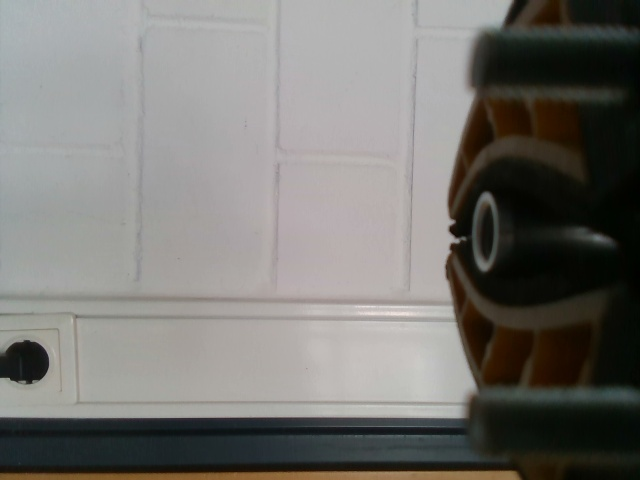
#> input picture mir_perception/mir_grasp_verification/common/data/grasped_axis.jpg, 640 x 480 px
$ python grasp_verifier.py
#> lines starting #> are read from the running program, lines starting #| are printed output that depends on the picture; after the words box and inside, x2 and y2 are one past the last pixel; in counts of white or black regions, pixels touching at a corner belong together
#! /usr/bin/env python

from __future__ import print_function

import numpy as np
import cv2 as cv
import os

TEMPLATE_IMAGE_NAME = 'not_grasped.jpg'
# IMAGE_NAME = 'not_grasped.jpg'
IMAGE_NAME = 'grasped_axis.jpg'
# [15 lines of commented-out code are left out]

CROP_X = 440
CROP_Y = 100
CROP_HEIGHT = 280
# CROP_WIDTH = 200
CROP_WIDTH = 170
BG_REMOVAL_POLYGON = np.array([
        [0, 0],
        [40, 0],
        [5, 90],
        [10, 200],
        [42, CROP_HEIGHT],
        [0, CROP_HEIGHT]
])
HMIN = 0
HMAX = 60
SMIN = 50
SMAX = 255
VMIN = 30
VMAX = 255

use_hsv_process = True

def get_image(image_name) :
#> called with image_name = 'grasped_axis.jpg'
    code_dir = os.path.abspath(os.path.dirname(__file__))
    common_dir = os.path.dirname(code_dir)
    data_dir = os.path.join(common_dir, "data")
    image_path = os.path.join(data_dir, image_name)
    return cv.imread(image_path)
#> returned value is the input picture: shape (480, 640, 3); mean B, G, R 114.5, 118.3, 119.8

# [46 lines left out: function process, not called in this run]


def process_hsv(raw_img, show_images=False):
    # cv.imshow('raw', raw_img)
    # cv.imshow('hsv_raw_img', hsv_raw_img)
#> called with show_images = True
    cropped_img = raw_img[CROP_Y:CROP_Y+CROP_HEIGHT, CROP_X:CROP_X+CROP_WIDTH]
    if show_images:
        cv.imshow('cropped', cropped_img)

    # convert RGB to YUV format
    # img_yuv = cv.cvtColor(cropped_img, cv.COLOR_BGR2YUV)
    img_yuv = cv.cvtColor(cropped_img, cv.COLOR_BGR2YCrCb)
#> img_yuv: shape (280, 170, 3); mean of channels 0, 1, 2 39.9, 131.7, 122.2
    # equalize the histogram of the Y channel
    img_yuv[:,:,0] = cv.equalizeHist(img_yuv[:,:,0])
#> img_yuv: shape (280, 170, 3); mean of channels 0, 1, 2 130, 131.7, 122.2
    # convert the YUV image back to RGB format
    # eq_hist_img = cv.cvtColor(img_yuv, cv.COLOR_YUV2BGR)
    eq_hist_img = cv.cvtColor(img_yuv, cv.COLOR_YCrCb2BGR)
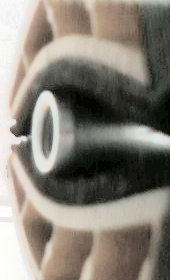
#> eq_hist_img: shape (280, 170, 3); mean B, G, R 119.6, 129.3, 135.2

    if show_images:
        cv.imshow('eq_hist', eq_hist_img)

    hsv_cropped_img = cv.cvtColor(eq_hist_img, cv.COLOR_BGR2HSV)
#> hsv_cropped_img: shape (280, 170, 3); mean H, S, V 28.2, 39.2, 136.2
    # hsv_cropped_img = cv.cvtColor(cropped_img, cv.COLOR_BGR2HSV)
    lower = np.array([HMIN, SMIN, VMIN], np.uint8)
    upper = np.array([HMAX, SMAX, VMAX], np.uint8)
    masked_img = cv.inRange(hsv_cropped_img, lower, upper)
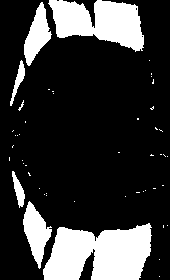
#> masked_img: shape (280, 170); 21.6% white; 49 white regions (42 under 20 px), largest, box (x1, y1, x2, y2) and area: (43, 223, 152, 280) 4661, (48, 0, 144, 52) 3187, (23, 201, 52, 269) 993

    if show_images:
        cv.imshow('mask', masked_img)

    blur_median_img = cv.medianBlur(masked_img, 5)
#> blur_median_img: shape (280, 170); 21.3% white; 6 white regions, box (x1, y1, x2, y2) and area: (43, 224, 151, 280) 4671, (49, 0, 144, 51) 3193, (23, 202, 52, 267) 984, (24, 3, 51, 65) 884, (12, 173, 25, 207) 216, (10, 62, 25, 104) 211

    return blur_median_img

def main():
    raw_test_img = get_image(IMAGE_NAME)
    # cv.imshow('test_img', raw_test_img)
    if use_hsv_process:
        processed_test_img = process_hsv(raw_test_img, show_images=True)
    else:
        processed_test_img = process(raw_test_img, show_images=True)
    cv.imshow('processed_test_img', processed_test_img)

    bordersize = 20
    processed_test_border_img = cv.copyMakeBorder(
        processed_test_img, top=bordersize, bottom=bordersize, left=bordersize,
        right=bordersize, borderType=cv.BORDER_CONSTANT, value=0)
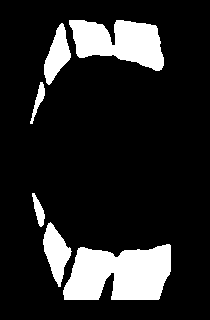
#> processed_test_border_img: shape (320, 210); 15.1% white; 6 white regions, box (x1, y1, x2, y2) and area: (63, 244, 171, 300) 4671, (69, 20, 164, 71) 3193, (43, 222, 72, 287) 984, (44, 23, 71, 85) 884, (32, 193, 45, 227) 216, (30, 82, 45, 124) 211
    cv.imshow('border', processed_test_border_img)

    raw_template_img = get_image(TEMPLATE_IMAGE_NAME)
#> call 2 of get_image, with image_name = 'not_grasped.jpg'
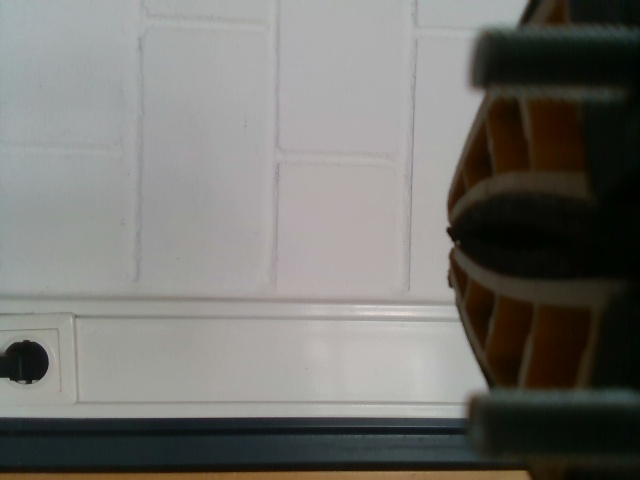
#> input picture mir_perception/mir_grasp_verification/common/data/not_grasped.jpg, 640 x 480 px
#> in get_image, returned value is the input picture: shape (480, 640, 3); mean B, G, R 111.3, 115.7, 116.3
    if use_hsv_process:
        processed_template_img = process_hsv(raw_template_img, show_images=False)
#> call 2 of process_hsv, with show_images = False
#> in process_hsv (call 2), `cropped_img = raw_img[CROP_Y:CROP_Y+CROP_HEIGHT, CROP_X:CROP_X+CROP_WI..`:
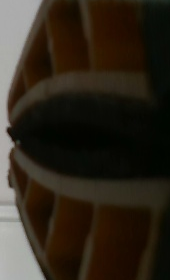
#> cropped_img: shape (280, 170, 3); mean B, G, R 28.6, 39.6, 47.5
#> in process_hsv (call 2), `img_yuv = cv.cvtColor(cropped_img, cv.COLOR_BGR2YCrCb)`: img_yuv: shape (280, 170, 3); mean of channels 0, 1, 2 40.7, 132.9, 121.2
#> in process_hsv (call 2), `img_yuv[:,:,0] = cv.equalizeHist(img_yuv[:,:,0])`: img_yuv: shape (280, 170, 3); mean of channels 0, 1, 2 130.1, 132.9, 121.2
#> in process_hsv (call 2), `eq_hist_img = cv.cvtColor(img_yuv, cv.COLOR_YCrCb2BGR)`:
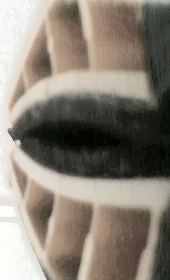
#> eq_hist_img: shape (280, 170, 3); mean B, G, R 117.9, 129, 136.9
#> in process_hsv (call 2), `hsv_cropped_img = cv.cvtColor(eq_hist_img, cv.COLOR_BGR2HSV)`: hsv_cropped_img: shape (280, 170, 3); mean H, S, V 24.7, 45.6, 137.7
#> in process_hsv (call 2), `masked_img = cv.inRange(hsv_cropped_img, lower, upper)`: masked_img: shape (280, 170); 31.6% white; 34 white regions (27 under 20 px), largest, box (x1, y1, x2, y2) and area: (24, 0, 149, 88) 6926, (86, 206, 152, 280) 3801, (47, 197, 94, 280) 2660
#> in process_hsv (call 2), `blur_median_img = cv.medianBlur(masked_img, 5)`: blur_median_img: shape (280, 170); 31.2% white; 8 white regions (2 under 20 px), largest, box (x1, y1, x2, y2) and area: (11, 0, 148, 106) 7114, (86, 206, 151, 280) 3802, (47, 197, 94, 280) 2656, (27, 182, 54, 245) 1049, (14, 164, 27, 191) 175, (158, 216, 164, 227) 43
    else:
        processed_template_img = process(raw_template_img, show_images=False)
    cv.imshow('processed_template_img', processed_template_img)

    score_img = cv.matchTemplate(processed_test_border_img, processed_template_img, cv.TM_CCOEFF_NORMED)
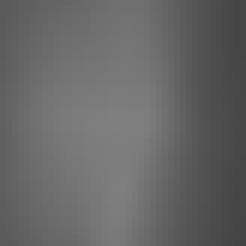
#> score_img: shape (41, 41) float32 (shown 6 times larger); min 0.265, max 0.501, mean 0.404
    _, max_value, _, _ = cv.minMaxLoc(score_img);
#> max_value = 0.501
    print("Max Matched:", round(max_value*100, 2), "%")
#| Max Matched: 50.1 %
    cv.imshow('score_img', score_img)

    print("Press 'q' to quit")
    while True:
        key = cv.waitKey(10) & 0xFFFF
#> (key q is pressed here)
        if key == ord("q"):
            break

    cv.destroyAllWindows()

def nothing(x): # for hsv_slider function
    pass

# [34 lines left out: function hsv_slider, not called in this run]

if __name__ == "__main__":
    main()
    # hsv_slider()
